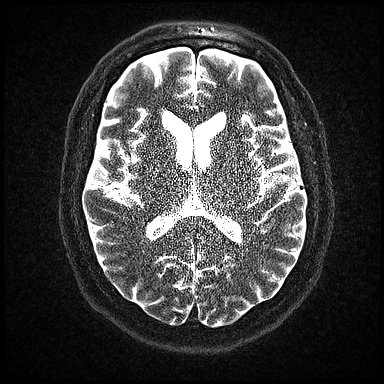
#> input picture gaussian_blur/mri.jpg, 384 x 384 px
$ jupyter execute gaussian_blur.ipynb   (shell and % lines are left out)
#> lines starting #> are read from the running program, lines starting #| are printed output that depends on the picture
## Blurring with low pass filters before feeding into high pass filters for edge detection

[cell 1]
import numpy as np
import matplotlib.pyplot as plt
import cv2

[cell 2]
image = cv2.imread('./mri.jpg')
#> image is the input picture: shape (384, 384, 3); min 0, max 255, mean 59.1
image = cv2.cvtColor(image, cv2.COLOR_BGR2RGB)
plt.imshow(image)

[cell 3]
# Convert to grayscale first
gray_img = cv2.cvtColor(image, cv2.COLOR_RGB2GRAY)
plt.imshow(gray_img, cmap='gray')

[cell 4]
# Create a gaussianBlur filter. (5,5) : Kernel Size (Blur Size), 0 for stddev for it to be automatically calculated
gray_blur = cv2.GaussianBlur(gray_img, (5,5), 0)
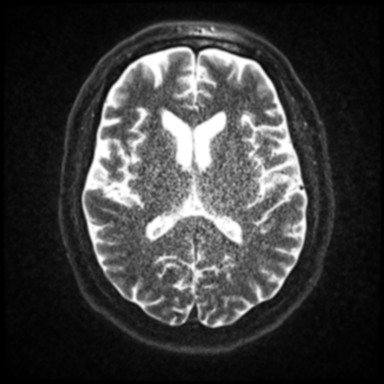
#> gray_blur: shape (384, 384); min 0, max 255, mean 59.1
plt.imshow(gray_blur, cmap='gray')

[cell 5]
# Compare with sobel edge detection filters
sobel_y = np.array([[-1,-2,-1],
                   [0,0,0],
                   [1,2,1]])

filtered_normal = cv2.filter2D(gray_img, -1 , sobel_y)
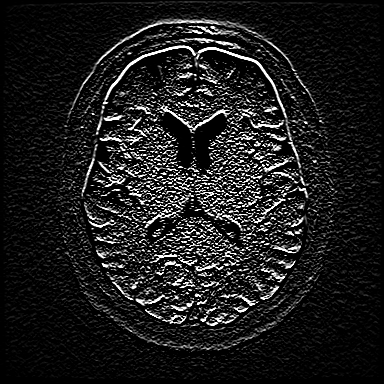
#> filtered_normal: shape (384, 384); min 0, max 255, mean 29.2
filtered_blurred = cv2.filter2D(gray_blur, -1, sobel_y)
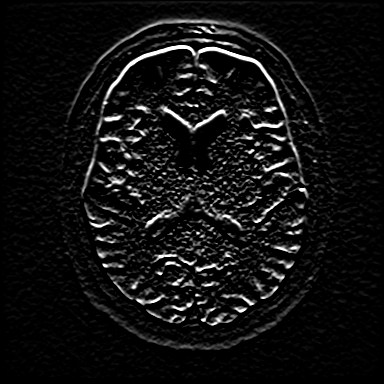
#> filtered_blurred: shape (384, 384); min 0, max 255, mean 17.3

fig, ax = plt.subplots(nrows=1, ncols=2, sharex=True, sharey=True, figsize=(20,10))
ax[0].set_title("Original Version")
ax[0].imshow(filtered_normal, cmap='gray')
ax[1].set_title("Blurred version")
ax[1].imshow(filtered_blurred, cmap='gray')
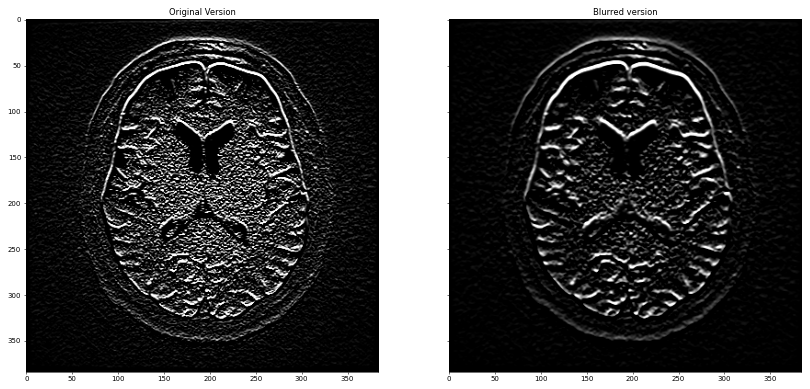
#> figure drawn by matplotlib, 2 panels
